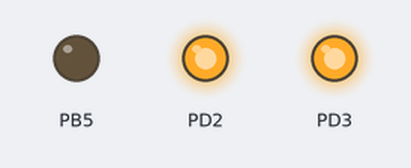
Bench run of a program on a simulated ATmega328P, built with avr-gcc and emulated at 16 MHz. On the bench: output pins drawn as LEDs (lit = HIGH). At 0.0 s the program stops and its outputs stay as they are.

Above: at 0.1 s.
Timing chart, 0 to 1.5 s (numbered marks = the images above):
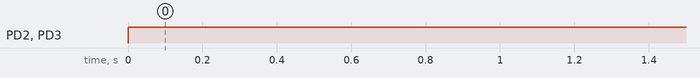

The program:

main.c
```c
/*
 * EingabeMitPolling.c
 *
 * Created: 13.04.2020 15:53:45
 * Author : JoachimWagner
 */

#define F_CPU 16000000UL
#include <avr/io.h>
#include <util/delay.h>


#define SET_BIT(BYTE,BIT) BYTE|=(1<<BIT)

int main(void)
{
    DDRD = 0b00001100;
	SET_BIT(DDRB, DDB5);
	PORTD = 0b00001100;
	PORTB &= ~(1 << PORTB5);
	volatile int8_t x;
    while (1)
    {

		if(! (PIND & (1 << PIND2))) {
			PORTB |= (1 << PORTB5);
		}
		if(! (PIND & (1 << PIND3))) {
			PORTB &= ~(1 << PORTB5);
		}

    }
}
```

Measured:
- by itself, PD2, PD3: LOW → HIGH at 0.00 s
